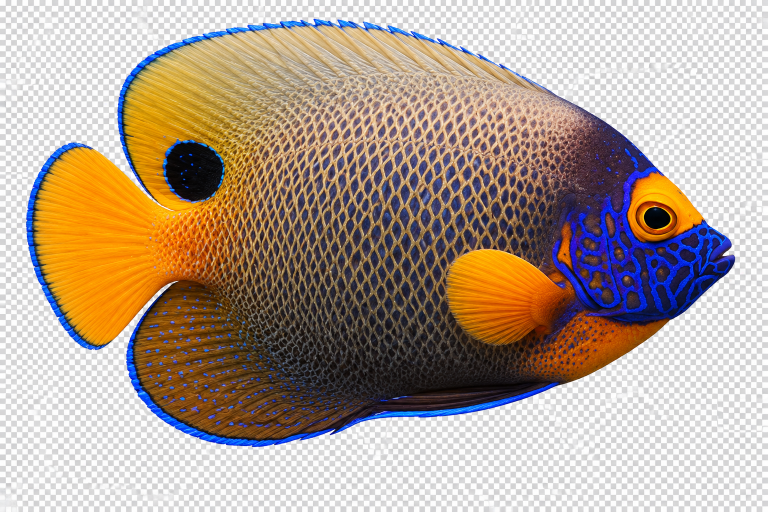
#> input picture design-concepts/fish-species/blueface/raw/blueface-v1.png, 1536 x 1024 px (shown at 1/2 size)
$ python -i processing.py   (imports and definitions only)
#> lines starting #> are read from the running program, lines starting #| are printed output that depends on the picture; after the words box and inside, x2 and y2 are one past the last pixel; in counts of white or black regions, pixels touching at a corner belong together
"""Extract the existing four colorful fish drawings without redrawing their bodies.

Run with the bundled Python and OpenCV installed in artifacts/fish-python-deps.
The original raw files are read-only inputs. Parameters and hashes are recorded.
"""
from __future__ import annotations

import argparse
import hashlib
import json
import shutil
import sys
from pathlib import Path

import numpy as np
from PIL import Image, ImageDraw, ImageFont, ImageOps

ROOT = Path(__file__).resolve().parents[3]
sys.path.insert(0, str(ROOT / "artifacts/fish-python-deps"))
import cv2  # noqa: E402

FISH = ("blueface", "emperor", "golden-towel", "saddleback")
PARAMETERS = {
    "chroma_seed_min": 22,
    "dark_seed_max": 110,
    "seed_close_kernel": 3,
    "foreground_erode_kernel": 5,
    "background_safety_dilate_kernel": 61,
    "grabcut_iterations": 5,
    "edge_feather_sigma": 0.6,
    "edge_color_bleed_sigma": 1.5,
    "transparent_margin_fraction_per_side": 0.04,
    "runtime_bounds": [768, 480],
    "webp_quality": 90,
    "webp_method": 6,
    "random_seed": 1729,
}


def largest_filled_component(mask: np.ndarray) -> np.ndarray:
    count, labels, stats, _ = cv2.connectedComponentsWithStats(mask.astype(np.uint8), 8)
    if count < 2:
        raise ValueError("No foreground component")
    component = 1 + int(np.argmax(stats[1:, cv2.CC_STAT_AREA]))
    largest = (labels == component).astype(np.uint8)
    contours, _ = cv2.findContours(largest, cv2.RETR_EXTERNAL, cv2.CHAIN_APPROX_SIMPLE)
    result = np.zeros_like(largest)
    cv2.drawContours(result, contours, -1, 1, cv2.FILLED)
    return result


def extract(rgb: np.ndarray) -> tuple[Image.Image, dict]:
    chroma = rgb.max(axis=2).astype(np.int16) - rgb.min(axis=2)
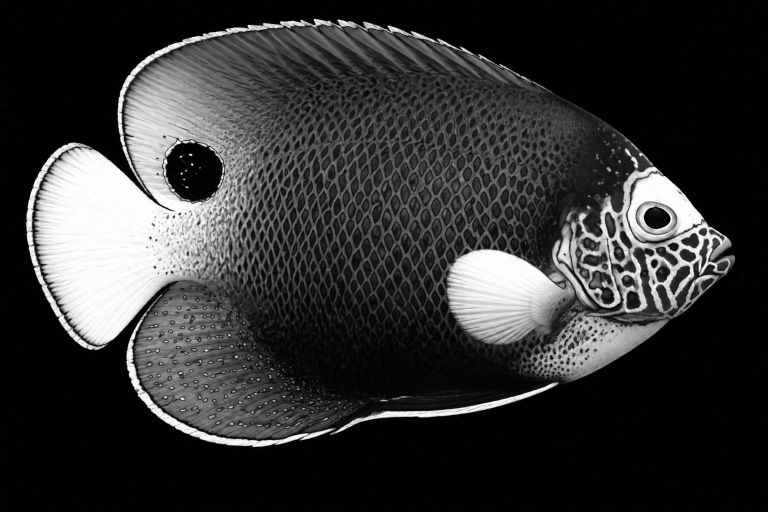
#> chroma: shape (1024, 1536) int16 (shown at 1/2 size); min 0, max 255, mean 52.1
    colorful = ((chroma > PARAMETERS["chroma_seed_min"]) |
                (rgb.min(axis=2) < PARAMETERS["dark_seed_max"])).astype(np.uint8)
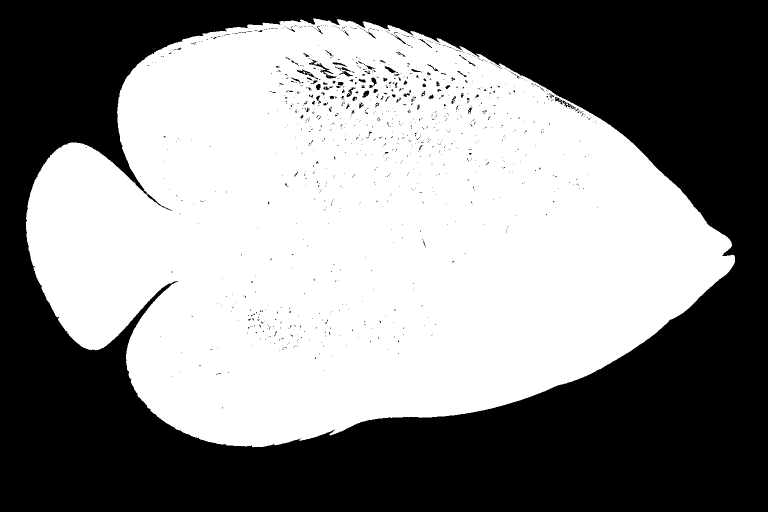
#> colorful: shape (1024, 1536) (shown at 1/2 size); values 0 (black) and 1 (white), 53.3% white; 1127 black regions (1041 under 20 px), largest, box (x1, y1, x2, y2) and area: (0, 0, 1536, 1024) 727038, (618, 119, 667, 148) 275, (1109, 194, 1152, 219) 215
    colorful = cv2.morphologyEx(colorful, cv2.MORPH_CLOSE, np.ones((3, 3), np.uint8))
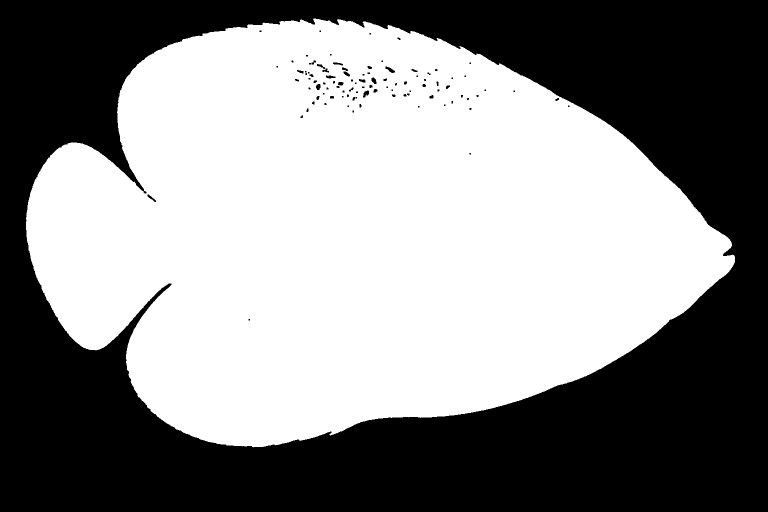
#> colorful: shape (1024, 1536) (shown at 1/2 size); values 0 (black) and 1 (white), 53.6% white; 98 black regions (56 under 20 px), largest, box (x1, y1, x2, y2) and area: (0, 0, 1536, 1024) 726694, (771, 133, 790, 146) 115, (726, 181, 738, 195) 105
    seed = largest_filled_component(colorful)
#> in largest_filled_component, `count, labels, stats, _ = cv2.connectedComponentsWithStats(mask.astype..`: labels: shape (1024, 1536) int32; values 0 (black) and 1 (white), 53.6% white; 98 black regions (56 under 20 px)
#> in largest_filled_component, `count, labels, stats, _ = cv2.connectedComponentsWithStats(mask.astype..`: count = 2; stats = [[0, 0, 1536, 1024, 729288], [52, 37, 1418, 858, 843576]]
#> in largest_filled_component, `component = 1 + int(np.argmax(stats[1:, cv2.CC_STAT_AREA]))`: component = 1
#> in largest_filled_component, `contours, _ = cv2.findContours(largest, cv2.RETR_EXTERNAL, cv2.CHAIN_A..`: contours = 1 contour; box (x1, y1, x2, y2) and area: (52, 37, 1470, 895) 844222
#> in largest_filled_component, `cv2.drawContours(result, contours, -1, 1, cv2.FILLED)`: result: shape (1024, 1536); values 0 (black) and 1 (white), 53.8% white; 1 black region, box (x1, y1, x2, y2) and area: (0, 0, 1536, 1024) 726694
    labels = np.full(seed.shape, cv2.GC_PR_BGD, np.uint8)
    labels[seed > 0] = cv2.GC_PR_FGD
    sure_fg = cv2.erode(seed, np.ones((5, 5), np.uint8))
#> sure_fg: shape (1024, 1536); values 0 (black) and 1 (white), 53.1% white; 1 black region, box (x1, y1, x2, y2) and area: (0, 0, 1536, 1024) 737840
    safety = cv2.dilate(seed, np.ones((61, 61), np.uint8))
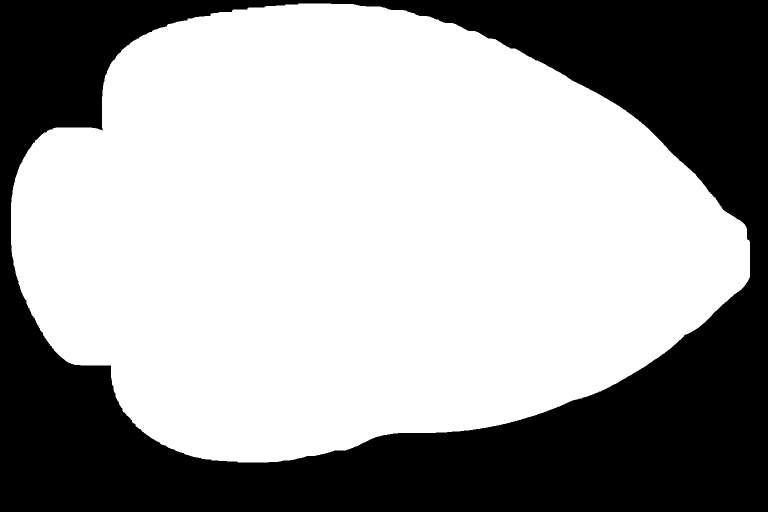
#> safety: shape (1024, 1536) (shown at 1/2 size); values 0 (black) and 1 (white), 63.2% white; 1 black region, box (x1, y1, x2, y2) and area: (0, 0, 1536, 1024) 579484
    labels[safety == 0] = cv2.GC_BGD
    labels[sure_fg > 0] = cv2.GC_FGD
    labels[:2, :] = labels[-2:, :] = cv2.GC_BGD
    labels[:, :2] = labels[:, -2:] = cv2.GC_BGD
    cv2.setRNGSeed(PARAMETERS["random_seed"])
    cv2.grabCut(cv2.cvtColor(rgb, cv2.COLOR_RGB2BGR), labels, None,
                np.zeros((1, 65), np.float64), np.zeros((1, 65), np.float64),
                PARAMETERS["grabcut_iterations"], cv2.GC_INIT_WITH_MASK)
    hard = largest_filled_component(np.isin(labels, [cv2.GC_FGD, cv2.GC_PR_FGD]))
    foreground = int(hard.sum())
    if foreground < rgb.shape[0] * rgb.shape[1] * 0.1:
        raise ValueError("Suspiciously small fish mask")
    alpha = cv2.GaussianBlur(hard.astype(np.float32) * 255, (0, 0), PARAMETERS["edge_feather_sigma"])
    alpha = np.clip(np.rint(alpha), 0, 255).astype(np.uint8)

    # Extend nearby fish colors into the feather, removing the grey checker matte
    # at the boundary. Opaque interior pixels retain their original RGB exactly.
    weight = cv2.erode(hard, np.ones((3, 3), np.uint8)).astype(np.float32)
    denominator = cv2.GaussianBlur(weight, (0, 0), PARAMETERS["edge_color_bleed_sigma"])
    output = rgb.astype(np.float32).copy()
    edge = (alpha > 0) & (alpha < 250) & (denominator > 0.005)
    for channel in range(3):
        nearby = cv2.GaussianBlur(rgb[:, :, channel].astype(np.float32) * weight,
                                  (0, 0), PARAMETERS["edge_color_bleed_sigma"])
        output[:, :, channel][edge] = nearby[edge] / denominator[edge]
#> this loop made 3 passes
#> pass 1, in extract, `nearby = cv2.GaussianBlur(rgb[:, :, channel].astype(np.float32) * weig..`:
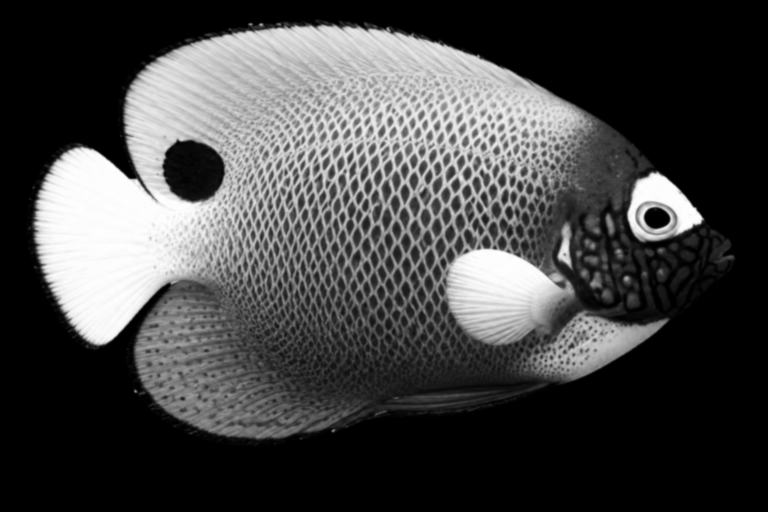
#> nearby: shape (1024, 1536) float32 (shown at 1/2 size); min 0, max 254.7, mean 69.6
    output[alpha == 0] = 0
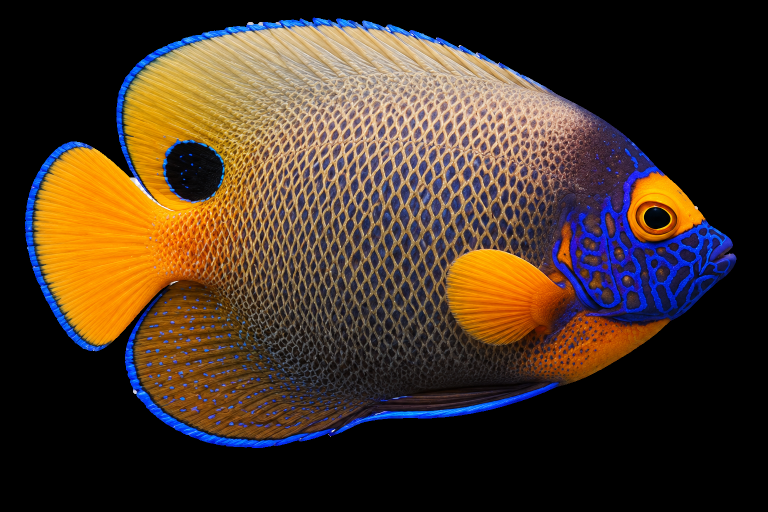
#> output: shape (1024, 1536, 3) float32 (shown at 1/2 size); mean R, G, B 70.1, 53, 39.3
    image = Image.fromarray(np.dstack([np.clip(np.rint(output), 0, 255).astype(np.uint8), alpha]))
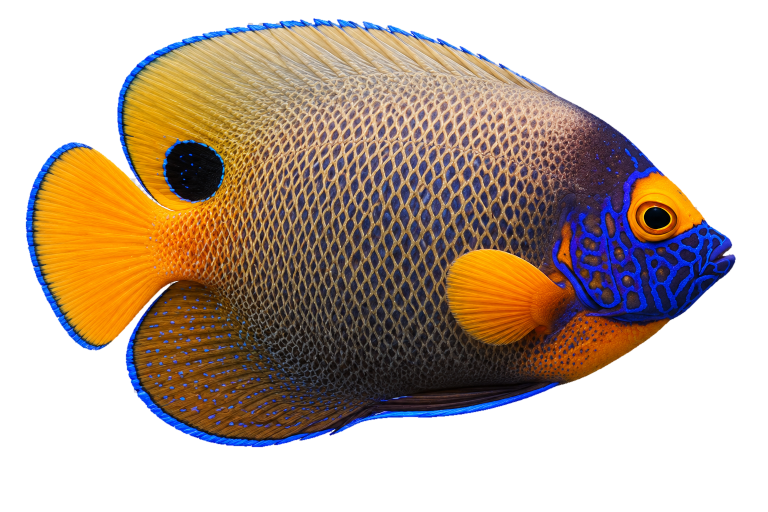
#> image: PIL image 1536x1024 RGBA (shown at 1/2 size); mean R, G, B, A 70.1, 53, 39.3, 137.2; transparent parts drawn white
    return image, {"seed_pixels": int(seed.sum()), "foreground_pixels": foreground,
                   "source_foreground_bbox": image.getchannel("A").getbbox()}


# [75 lines left out: functions runtime_image, preview, process, main, not called in this run]


# [2 lines not run here, left out]

>>> import cv2
>>> picture = cv2.cvtColor(cv2.imread('raw/blueface-v1.png'), cv2.COLOR_BGR2RGB)
>>> result = extract(picture)
